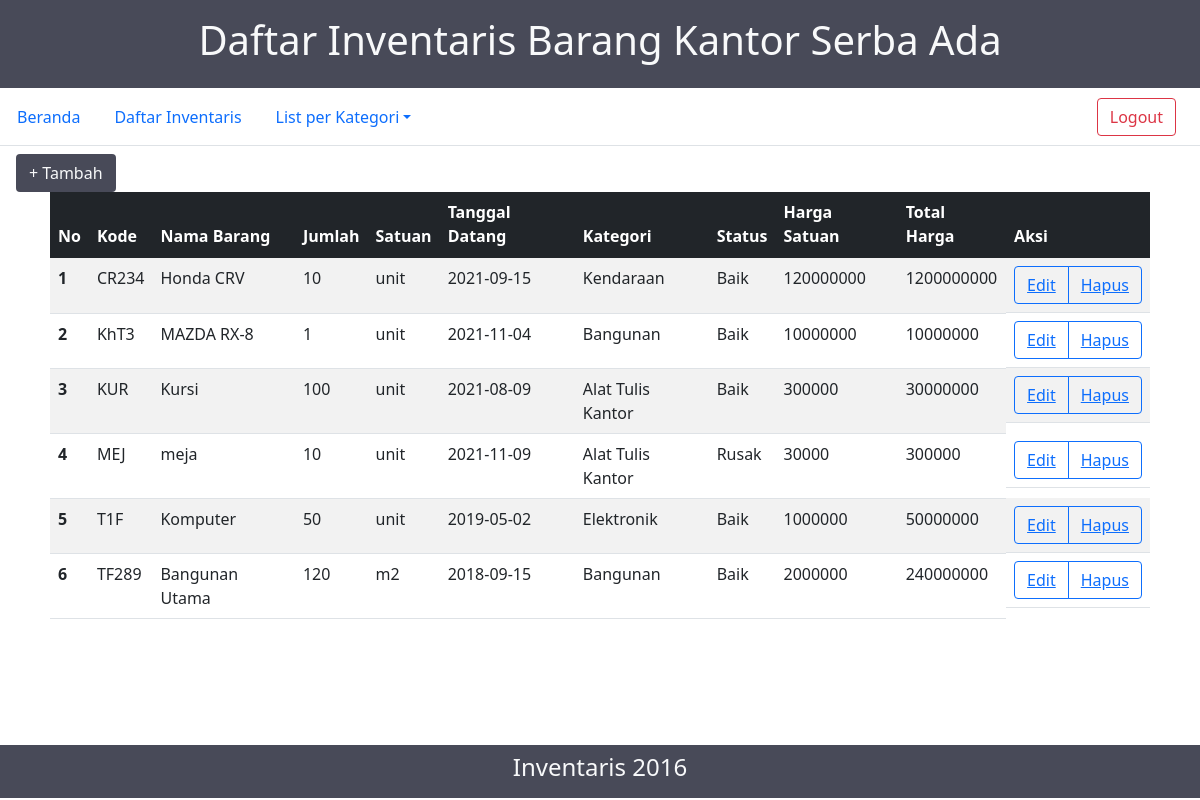
Page /responsi/session.php?halaman=daftarInventaris (signed in) on the committed database.
### tables this page shows
CREATE TABLE `inventaris` (
  `kode_barang` varchar(10) NOT NULL,
  `id` int(3) NOT NULL,
  `nama_barang` varchar(30) NOT NULL,
  `jumlah` int(11) NOT NULL,
  `satuan` varchar(15) NOT NULL,
  `tgl_datang` date NOT NULL,
  `kategori` varchar(20) NOT NULL,
  `status_barang` varchar(20) NOT NULL,
  `harga` int(20) NOT NULL
);

### responsi/daftarInventaris.php (the view)
<?php
include "connection.php";
$query = "SELECT * FROM inventaris";
$execute = mysqli_query($connect, $query);
?>
<div class="" style="width: 100vw;">
  <table class="table table-striped mx-auto" style="max-width: 1100px;">
    <thead class="table-dark">
      <tr>
        <th scope="col">No</th>
        <th scope="col">Kode</th>
        <th scope="col">Nama Barang</th>
        <th scope="col">Jumlah</th>
        <th scope="col">Satuan</th>
        <th scope="col">Tanggal Datang</th>
        <th scope="col">Kategori</th>
        <th scope="col">Status</th>
        <th scope="col">Harga Satuan</th>
        <th scope="col">Total Harga</th>
        <th scope="col">Aksi</th>
      </tr>
    </thead>
    <tbody>
      <?php
      while ($row = mysqli_fetch_object($execute)) {
      ?>
        <tr>
          <th scope="row"><?= $row->id ?></th>
          <td><?= $row->kode_barang ?></td>
          <td><?= $row->nama_barang ?></td>
          <td><?= $row->jumlah ?></td>
          <td><?= $row->satuan ?></td>
          <td><?= $row->tgl_datang ?></td>
          <td><?= $row->kategori ?></td>
          <td><?= $row->status_barang ?></td>
          <td><?= $row->harga ?></td>
          <td><?= $row->harga * $row->jumlah ?></td>
          <td class="btn-group" role="group" aria-label="Basic outlined example">
            <button type="button" class="btn btn-outline-primary"><a href="edit.php?id=<?= $row->id ?>" class="text-decoration: none;">Edit</a></button>
            <button type="button" class="btn btn-outline-primary"><a href="hapus.php?id=<?= $row->id ?>" class="text-decoration: none;">Hapus</a></button>
          </td>
        </tr>
      <?php
      }
      ?>
    </tbody>
  </table>
</div>

### responsi/session.php (shortened to what this page needs)
<?php
include "connection.php";
?>
<!DOCTYPE html>
<html lang="en">
<head>
    <link href="https://cdn.jsdelivr.net/npm/bootstrap@5.1.3/dist/css/bootstrap.min.css" rel="stylesheet">
</head>
<body>
    <div class="top-nav">
        <h1 class="text-center text-light">Daftar Inventaris Barang Kantor Serba Ada</h1>
    </div>
    <nav class="navbar navbar-light nav-tabs position-relative">
        <ul class="nav">
            <li class="nav-item">
                <a class="nav-link" aria-current="page" href="session.php?halaman=beranda">Beranda</a>
            </li>
            <li class="nav-item">
                <a class="nav-link" href="session.php?halaman=daftarInventaris">Daftar Inventaris</a>
            </li>
            <li class="nav-item dropdown">
                <a class="nav-link dropdown-toggle" data-bs-toggle="dropdown" href="#" role="button" aria-expanded="false">List per Kategori</a>
            </li>
            <li class="position-absolute top-50 end-0 translate-middle-y">
                <form method="post">
                    <input type="submit" value="Logout" name="Logout" class="btn btn-outline-danger me-4">
                </form>
            </li>
        </ul>
    </nav>
    <div class="content">
        <button type="button" class="btn text-light mx-3 mt-2" data-bs-toggle="modal" data-bs-target="#tambahdata" style="background-color: rgb(72, 74, 88);">
            + Tambah
        </button>
        <?php
        if (isset($_GET['halaman'])) {
            if ($_GET['halaman'] == 'beranda') {
                include 'beranda.php';
            } elseif ($_GET['halaman'] == 'daftarInventaris') {
                include 'daftarInventaris.php';
            } elseif ($_GET['halaman'] == 'bangunan') {
                include 'Bangunan.php';
            } elseif ($_GET['halaman'] == 'kendaraan') {
                include 'kendaraan.php';
            } elseif ($_GET['halaman'] == 'alatTulisKantor') {
                include 'alatTulisKantor.php';
            } elseif ($_GET['halaman'] == 'elektronik') {
                include 'elektronik.php';
            }
        } else {
            include 'beranda.php';
        }
        ?>
    </div>
    <footer>
        <h4 class="text-center text-light">Inventaris 2016</h4>
    </footer>
</body>
</html>

### responsi/session.php (style rules this page uses)
.top-nav { width: 100vw; padding: 2vh 0; background-color: rgb(72, 74, 88); }
.content { width: 100vw; height: 74.85vh; }
footer { width: 100vw; padding: 1vh 0; background-color: rgb(72, 74, 88); }

### rows in the picture
inventaris: id "1", kode_barang "CR234", nama_barang "Honda CRV", jumlah "10", satuan "unit", tgl_datang "2021-09-15", kategori "Kendaraan", status_barang "Baik", harga "120000000", $row->harga * $row->jumlah "1200000000"
inventaris: id "2", kode_barang "KhT3", nama_barang "MAZDA RX-8", jumlah "1", satuan "unit", tgl_datang "2021-11-04", kategori "Bangunan", status_barang "Baik", harga "10000000", $row->harga*$row->jumlah "10000000"
inventaris: id "3", kode_barang "KUR", nama_barang "Kursi", jumlah "100", satuan "unit", tgl_datang "2021-08-09", kategori "Alat Tulis Kantor", status_barang "Baik", harga "300000", $row->harga * $row->jumlah "30000000"
inventaris: id "4", kode_barang "MEJ", nama_barang "meja", jumlah "10", satuan "unit", tgl_datang "2021-11-09", kategori "Alat Tulis Kantor", status_barang "Rusak", harga "30000", $row->harga * $row->jumlah "300000"
inventaris: id "5", kode_barang "T1F", nama_barang "Komputer", jumlah "50", satuan "unit", tgl_datang "2019-05-02", kategori "Elektronik", status_barang "Baik", harga "1000000", $row->harga * $row->jumlah "50000000"
inventaris: id "6", kode_barang "TF289", nama_barang "Bangunan Utama", jumlah "120", satuan "m2", tgl_datang "2018-09-15", kategori "Bangunan", status_barang "Baik", harga "2000000", $row->harga * $row->jumlah "240000000"
